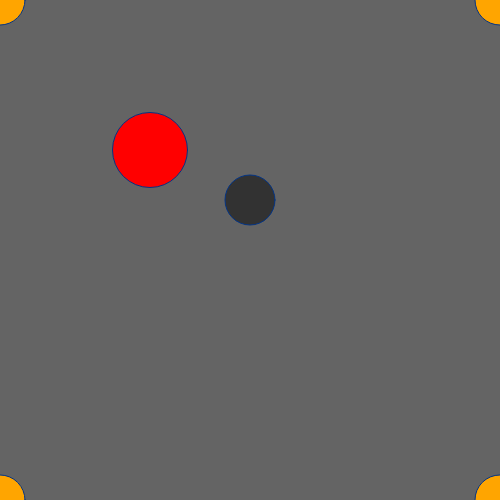
Frame 1 (no input)
Frame 60 (no input): identical to frame 1, image omitted
Frame 120 (the mouse pressed at the canvas centre since frame 60): identical to frame 1, image omitted

The p5.js sketch that drew this single still picture (run headless with seeded random() and noise() and a simulated clock; from frame 60 on, the mouse is pressed at the canvas centre):

// p5.js sketch
// ── sketch.js
// baisics of coord system
// Iskander Baizrakhman
// Date
//
// Extra for Experts:
// - describe what you did to take this project "above and beyond"
//in python we wrote run to completion programs
// that start at the top and end at the bottom.
//with p5.js we write interactive programs.
//Those programs can run either once (setup()) or
//those that run over and over (draw())
//Former is like an instant ability in ftl:mv while
//latter is like a toggle ability in ftl:mv

//global variables collection
let circleX = 250;
let circleY = 200;



function setup() {
  createCanvas(500, 500);
}

function draw() {
  //aim to keep this tidy
  
  
  background(100); //wipes the screen
  fill(50)
  stroke("#033485")
//       x    y    diameter
  circle(circleX , circleY, 50)
  secondcrcle()
  cornerupleft()
  cornerupright()
  cornerdownleft()
  cornerdownright()
}
function secondcrcle() {
  fill("red");
  circle(150, 150, 75)
}

function cornerupleft() {
  fill("Orange");
  circle(500,500,50)
}
function cornerupright() {
  fill("Orange");
  circle(0,500,50)
}
function cornerdownleft() {
  fill("orange");
  circle(500,0,50)
}
function cornerdownright() {
  fill("Orange");
  circle(0,0,50)
}
